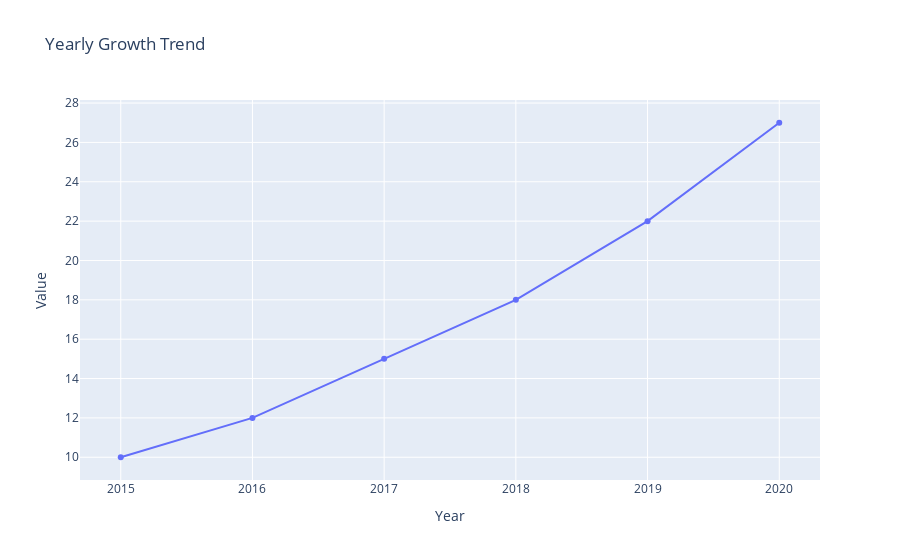

Source (notebook cell):
### Markdown cell above
## Introduction to Plotty
### Interactive Line Chart

### Code cell
import plotly.graph_objects as go
import plotly.io as pio

# sample data
years = [2015, 2016, 2017, 2018, 2019, 2020]
values = [10, 12, 15, 18, 22, 27]

# add a trace
data = go.Scatter(x=years, y=values, mode='lines+markers', name='Trend')

# define layout
layout = go.Layout(title='Simple Line Plot')

# create figure
fig = go.Figure(data=[data], layout=layout)

# add titles and labels
fig.update_layout(
    title='Yearly Growth Trend',
    xaxis_title='Year',
    yaxis_title='Value',
    hovermode='x unified'
)

fig.show()

### Figure 1 — Plotly figure (JSON) as saved in the notebook; plotly's stock layout.template omitted (floating-point values rounded to 4 significant figures)
{"data": [{"mode": "lines+markers", "name": "Trend", "type": "scatter", "x": [2015, 2016, 2017, 2018, 2019, 2020], "y": [10, 12, 15, 18, 22, 27]}], "layout": {"hovermode": "x unified", "title": {"text": "Yearly Growth Trend"}, "xaxis": {"title": {"text": "Year"}}, "yaxis": {"title": {"text": "Value"}}}}
